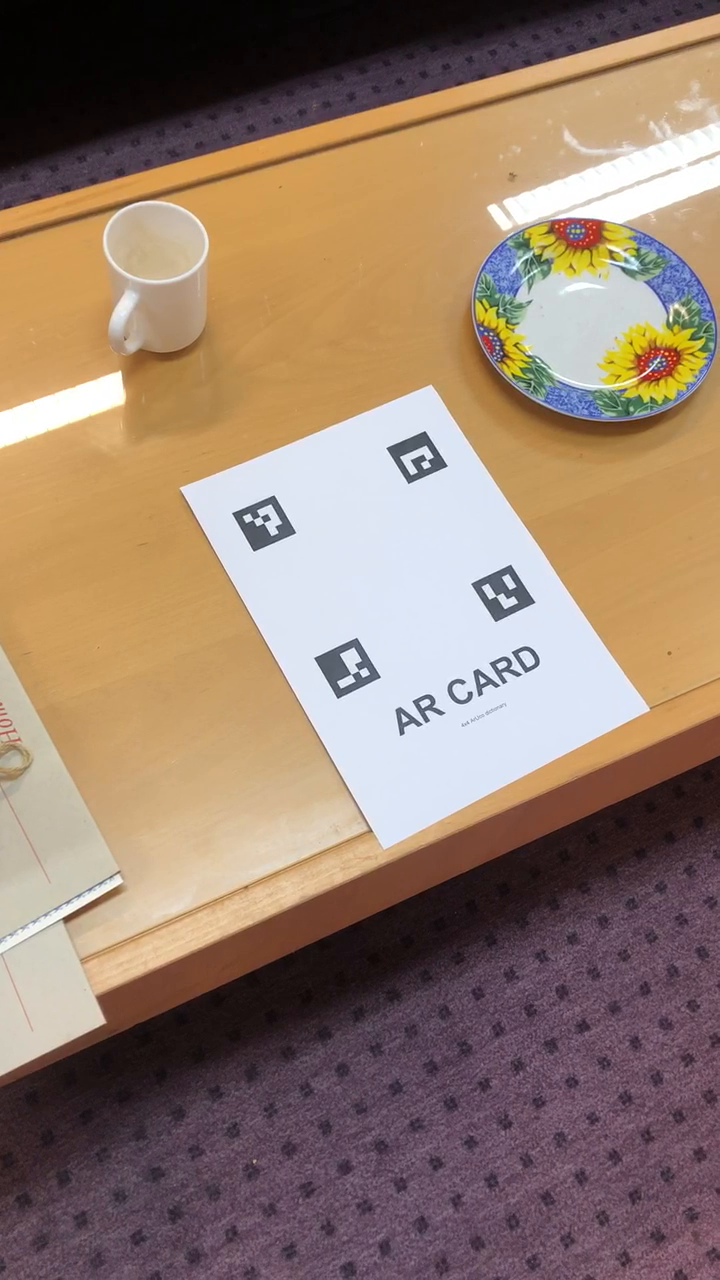
#> input picture frame 20 of p1_arucomarkers/IMG_4010.mp4, 720 x 1280 px, given in place of the camera
$ python selfwritten_main.py
#> lines starting #> are read from the running program, lines starting #| are printed output that depends on the picture; after the words box and inside, x2 and y2 are one past the last pixel; in counts of white or black regions, pixels touching at a corner belong together; pictures that were not available may be replaced by others from this repository, and a replacement may not be noted
import cv2 as cv
import numpy as np
import sys

def detect_arucos(frame):
    dictionary = cv.aruco.getPredefinedDictionary(cv.aruco.DICT_4X4_50)
    parameters = cv.aruco.DetectorParameters()
    detector = cv.aruco.ArucoDetector(dictionary, parameters)

    corners, ids, rejectedImgPoints = detector.detectMarkers(frame)
    if(ids is not None and len(ids) == 4):
        all_points = np.vstack([corner[0] for corner in corners])
        centroid = np.mean(all_points, axis=0)

        most_distant_points = []
        for corner in corners:
            points = corner[0]

            distances = np.linalg.norm(points - centroid, axis=1)

            max_dist_index = np.argmax(distances)

            most_distant_points.append(points[max_dist_index])
        most_distant_points = np.array(most_distant_points)

        i=0
        cleaned_corners = [0,0,0,0]
        cleaned_ids = []
        for i in ids:
            cleaned_ids.append(i[0])
        for i in range(len(cleaned_ids)):
            cleaned_corners[cleaned_ids[i]] = most_distant_points[i]

        return cleaned_corners, ids
    return [],[]

def overlay_image_onto_markers(source_frame, modifying_frame, corners):
    if len(corners) == 4:
        # Sort corners to maintain the correct order (top-left, top-right, bottom-right, bottom-left)
        top_left = corners[0]
        top_right = corners[1]
        bottom_left = corners[2]
        bottom_right = corners[3]

        pts_dst = np.array([top_left, top_right, bottom_right, bottom_left], dtype="float32")

        # Resize the modifying frame to match the target aspect ratio
        h, w, _ = modifying_frame.shape
        pts_src = np.float32([[0, 0], [w, 0], [w, h], [0, h]])

        # Compute the perspective transform matrix and warp the modifying_frame
        matrix, _ = cv.findHomography(pts_src, pts_dst)
        warped_frame = cv.warpPerspective(modifying_frame, matrix, (source_frame.shape[1], source_frame.shape[0]))

        # Create a mask for the overlay
        mask = np.zeros((source_frame.shape[0], source_frame.shape[1]), dtype=np.uint8)
        cv.fillConvexPoly(mask, pts_dst.astype(int), 255)

        # Convert the mask to 3 channels
        mask_3ch = cv.cvtColor(mask, cv.COLOR_GRAY2BGR)

        # Multiply the warped frame and source frame by the mask
        warpedMultiplied = cv.multiply(warped_frame.astype("float"), mask_3ch.astype("float") / 255)  # Normalize mask
        imageMultiplied = cv.multiply(source_frame.astype("float"), (1.0 - mask_3ch.astype("float") / 255))

        # Combine the two results
        output = cv.add(warpedMultiplied, imageMultiplied)
        output = output.astype("uint8")

    return output

# [51 lines left out: function usingVideoFeed, not called in this run]

def usingLiveWebcamFeed():
    modifying_video_path = "./output_2.mp4"
    modifying_video = cv.VideoCapture(modifying_video_path)

    # Access the default webcam
    source_video = cv.VideoCapture(0)
    fps = int(modifying_video.get(cv.CAP_PROP_FPS))


    source_width = int(source_video.get(cv.CAP_PROP_FRAME_WIDTH))
    source_height = int(source_video.get(cv.CAP_PROP_FRAME_HEIGHT))

    fourcc = cv.VideoWriter_fourcc(*'mp4v')
    out = cv.VideoWriter('output_feed.mp4', fourcc, fps, (source_width, source_height))

    s_success, source_frame = source_video.read()
    m_success, modifying_frame = modifying_video.read()

    last_corners = []
    while s_success:
        # Detect aruco markers
        corners, ids = detect_arucos(source_frame)

        if not m_success:
            modifying_video.set(cv.CAP_PROP_POS_FRAMES, 0)  # Reset to the first frame
            m_success, modifying_frame = modifying_video.read()

        if corners is not None and len(corners) == 4:  # Ensure 4 corners are detected
            last_corners = corners
            source_frame = overlay_image_onto_markers(source_frame, modifying_frame, corners)
        elif last_corners != []:
            source_frame = overlay_image_onto_markers(source_frame, modifying_frame, last_corners)
            last_corners = []

        cv.imshow("Webcam Feed", source_frame)
        # Add frame to output & get next frame if possible
        out.write(source_frame)

        s_success, source_frame = source_video.read()
        m_success, modifying_frame = modifying_video.read()

        # Exit on 'q' key press
        if cv.waitKey(1) & 0xFF == ord('q'):
            break

    # Release resources
    source_video.release()
    modifying_video.release()
    out.release()

    cv.destroyAllWindows()

def main():
    #Use for AR using the given video stream
    #usingVideoFeed()

    #Use for AR using live webcam feed
    usingLiveWebcamFeed()
#> in usingLiveWebcamFeed, source_frame is the input picture: shape (1280, 720, 3); mean B, G, R 109.5, 126.5, 150
#> in detect_arucos, `corners, ids, rejectedImgPoints = detector.detectMarkers(frame)`: corners = ([[314, 657], [357, 638], [380, 677], [337, 698]], [[232, 513], [274, 495], [295, 533], [254, 551]], [[471, 583], [511, 565], [535, 602], [495, 621]], [[386, 448], [425, 431], [447, 466], [408, 483]]); ids = [2, 0, 3, 1]; rejectedImgPoints = 8 items
#> in detect_arucos, `all_points = np.vstack([corner[0] for corner in corners])`: all_points = 16 rows, first 8: [314, 657], [357, 638], [380, 677], [337, 698], [232, 513], [274, 495], [295, 533], [254, 551]
#> in detect_arucos, `centroid = np.mean(all_points, axis=0)`: centroid = [382.6, 560.1]
#> the loop in detect_arucos, `for corner in corners:` made 4 passes
#> (points, distances, max_dist_index) on passes 1 to 4: ([[314, 657], [357, 638], [380, 677], [337, 698]], [118.7, 82.02, 117, 145.3], 3), ([[232, 513], [274, 495], [295, 533], [254, 551]], [157.7, 126.6, 91.65, 128.9], 0), ([[471, 583], [511, 565], [535, 602], [495, 621]], [91.36, 128.5, 158.1, 127.9], 2), ([[386, 448], [425, 431], [447, 466], [408, 483]], [112.1, 135.9, 114, 81.15], 1)
#> after the loop in detect_arucos, `for corner in corners:`: most_distant_points = [[337, 698], [232, 513], [535, 602], [425, 431]]
#> the loop in detect_arucos, `for i in ids:` made 4 passes
#> i on passes 1 to 4: [2], [0], [3], [1]
#> after the loop in detect_arucos, `for i in ids:`: cleaned_ids = [2, 0, 3, 1]
#> the loop in detect_arucos, `for i in range(len(cleaned_ids)):` made 4 passes
#> after the loop in detect_arucos, `for i in range(len(cleaned_ids)):`: cleaned_corners = [[232, 513], [425, 431], [337, 698], [535, 602]]
#> in usingLiveWebcamFeed, `corners, ids = detect_arucos(source_frame)`: ids = [2, 0, 3, 1]
#> in usingLiveWebcamFeed, `last_corners = corners`: last_corners = [[232, 513], [425, 431], [337, 698], [535, 602]]
#> in overlay_image_onto_markers, `top_left = corners[0]`: top_left = [232, 513]
#> in overlay_image_onto_markers, `top_right = corners[1]`: top_right = [425, 431]
#> in overlay_image_onto_markers, `bottom_left = corners[2]`: bottom_left = [337, 698]
#> in overlay_image_onto_markers, `bottom_right = corners[3]`: bottom_right = [535, 602]
#> in overlay_image_onto_markers, `pts_dst = np.array([top_left, top_right, bottom_right, bottom_left], d..`: pts_dst = [[232, 513], [425, 431], [535, 602], [337, 698]]
#> in overlay_image_onto_markers, `matrix, _ = cv.findHomography(pts_src, pts_dst)`: matrix = [[0.299, 0.0678, 232], [-0.083, 0.115, 513], [7.17e-05, -4.21e-05, 1]]
#> in overlay_image_onto_markers, `warped_frame = cv.warpPerspective(modifying_frame, matrix, (source_fra..`:
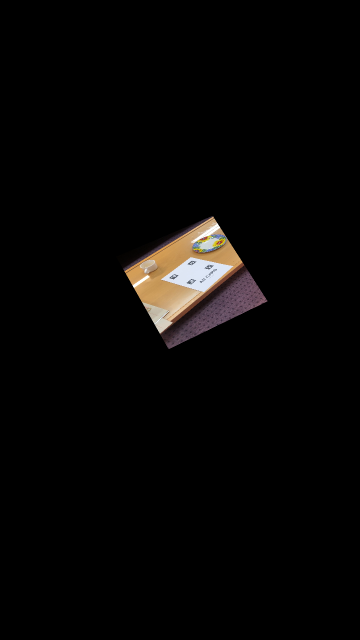
#> warped_frame: shape (1280, 720, 3) (shown at 1/2 size); mean B, G, R 5.3, 6.1, 7.2
#> in overlay_image_onto_markers, `cv.fillConvexPoly(mask, pts_dst.astype(int), 255)`:
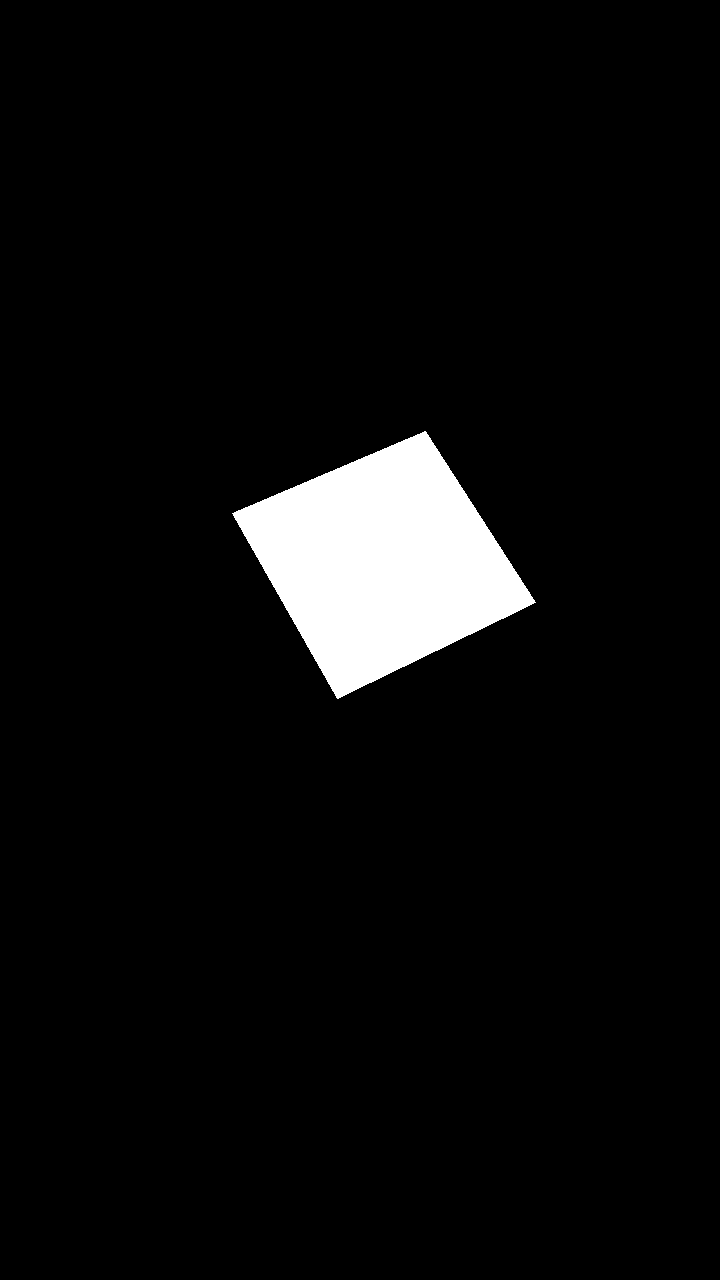
#> mask: shape (1280, 720); 4.9% white; 1 white region, box (x1, y1, x2, y2) and area: (232, 431, 536, 699) 44741
#> in overlay_image_onto_markers, `imageMultiplied = cv.multiply(source_frame.astype("float"), (1.0 - mas..`:
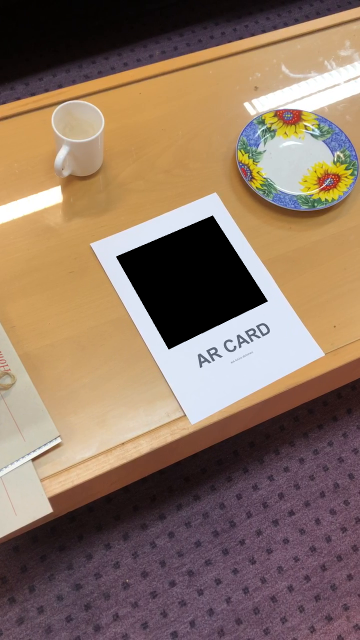
#> imageMultiplied: shape (1280, 720, 3) float64 (shown at 1/2 size); mean B, G, R 98.5, 116.2, 140.2
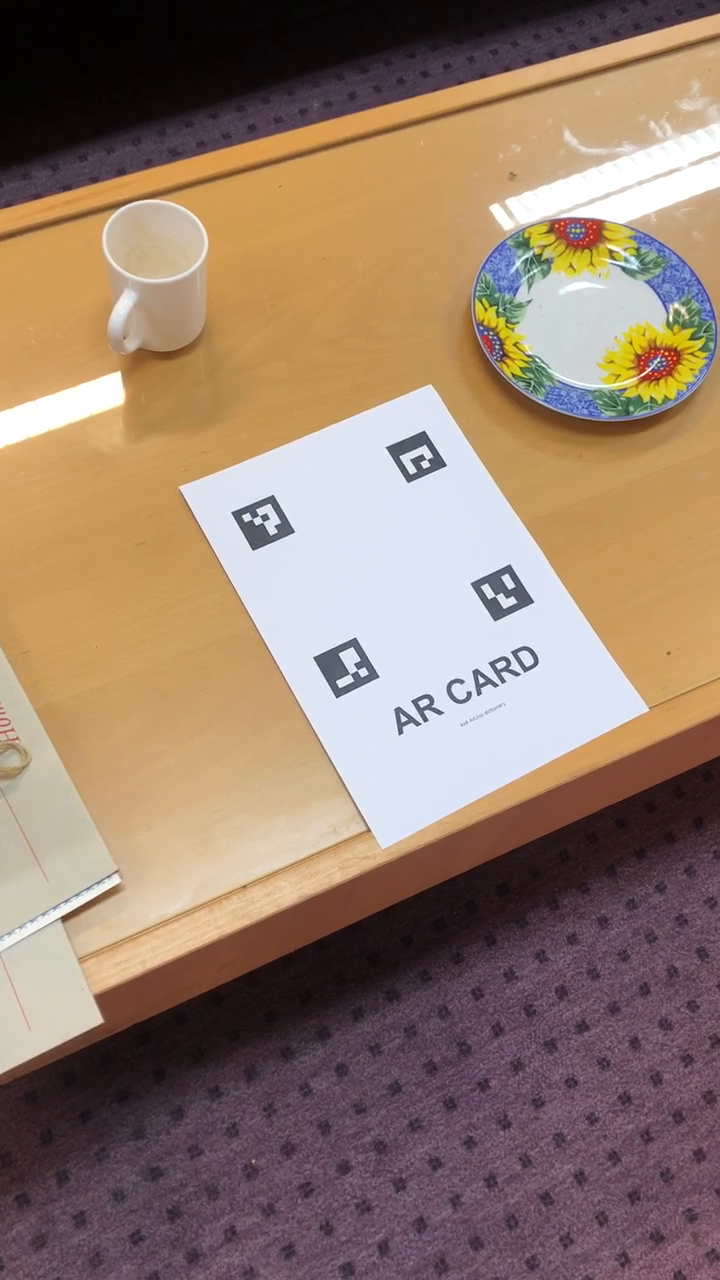
#> input picture frame 21 of p1_arucomarkers/IMG_4010.mp4, 720 x 1280 px, given in place of the camera
#> in usingLiveWebcamFeed, source_frame is the input picture: shape (1280, 720, 3); mean B, G, R 109.7, 126.5, 150.4
#> (key q is pressed here)

if __name__ == "__main__":
    main()
